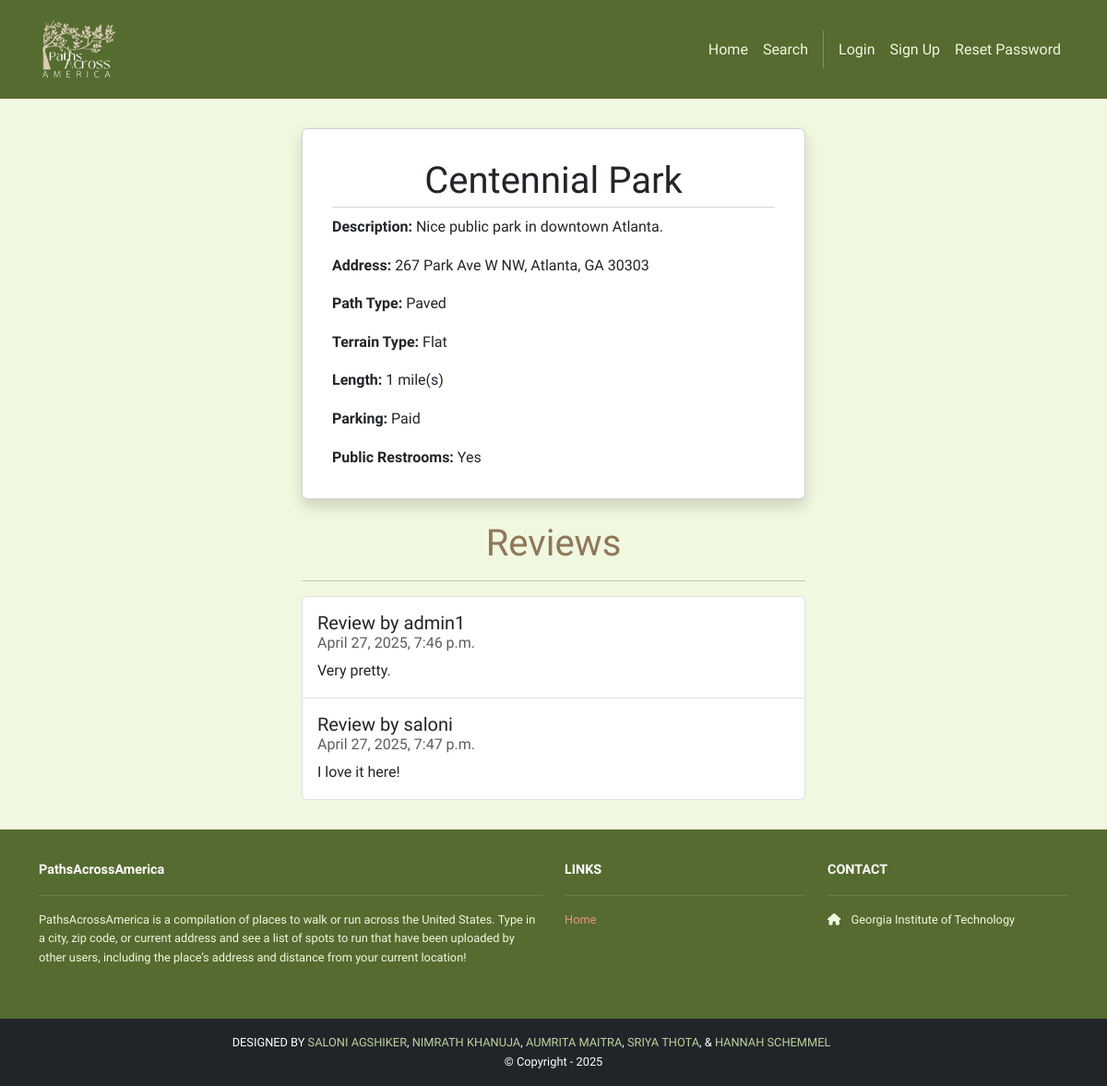
The app's page /running_places/1/ with its own data.
### running_places/models.py (models this page shows, shortened)
class RunningPlace(models.Model):
    id = models.AutoField(primary_key=True)
    name = models.CharField(max_length=255)
    address = models.CharField(max_length=255)
    description = models.TextField()
    path_type = models.CharField(max_length=2, choices=PATH_TYPE_CHOICES.items(), default="Gravel")
    terrain_type = models.CharField(max_length=2, choices=TERRAIN_TYPE_CHOICES.items(), default="Flat")
    length = models.IntegerField()
    parking = models.CharField(max_length=2, choices=PARKING_CHOICES.items(), default="Free")
    restroom = models.CharField(max_length=2, choices=RESTROOM_CHOICES.items(), default="Yes")
    longitude = models.DecimalField(max_digits=9, decimal_places=6)
    latitude = models.DecimalField(max_digits=9, decimal_places=6)

class Review(models.Model):
    id = models.AutoField(primary_key=True)
    comment = models.CharField(max_length=255)
    date = models.DateTimeField(auto_now_add=True)
    running_place = models.ForeignKey(RunningPlace, on_delete=models.CASCADE)
    user = models.ForeignKey(User, on_delete=models.CASCADE)

### running_places/views.py (the view)
# urls.py: path('<int:id>/', views.show, name='running_places.show'),
def show(request, id):
    place = get_object_or_404(RunningPlace, id=id)
    reviews = Review.objects.filter(running_place=place)
    template_data = {}
    template_data['title'] = place.name
    template_data['running_place'] = place
    template_data['reviews'] = reviews
    context = {
        "path_display": PATH_TYPE_CHOICES.get(place.path_type),
        "terrain_display": TERRAIN_TYPE_CHOICES.get(place.terrain_type),
        "parking_display": PARKING_CHOICES.get(place.parking),
        "restroom_display": RESTROOM_CHOICES.get(place.restroom),
    }
    return render(request, 'running_places/show.html', {
        'template_data': template_data, 'context': context
    })

### running_places/templates/running_places/show.html (shortened to what this page needs)
{% extends 'base.html' %}
{% block content %}
{% load static %}
<div class="p-3">
  <div class="container">
    <div class="row mt-3">
      <div class="col-md-6 mx-auto mb-3">
        <div class="card shadow p-3 mb-4 rounded">
          <div class="card-body">
            <h2 class="card-title">{{ template_data.running_place.name }}</h2>
            <hr class="card-subtitle mb-2 text-muted" />
            <p class="card-text"><b>Description:</b> {{template_data.running_place.description}}</p>
            <p class="card-text"><b>Address:</b> {{template_data.running_place.address}}</p>
            <p class="card-text"><b>Path Type:</b> {{ context.path_display }}</p>
            <p class="card-text"><b>Terrain Type:</b> {{ context.terrain_display }}</p>
            <p class="card-text"><b>Length:</b> {{template_data.running_place.length}} mile(s)</p>
            <p class="card-text"><b>Parking:</b> {{ context.parking_display }}</p>
            <p class="card-text"><b>Public Restrooms:</b> {{ context.restroom_display }}</p>
          </div>
        </div>
        <h2>Reviews</h2>
        <hr />
        <ul class="list-group">
          {% for review in template_data.reviews %}
          <li class="list-group-item pb-3 pt-3">
            <h5 class="card-title">
              Review by {{ review.user.username }}
            </h5>
            <h6 class="card-subtitle mb-2 text-muted">
              {{ review.date }}
            </h6>
            <p class="card-text">{{ review.comment }}</p>
          </li>
          {% endfor %}
        </ul>
      </div>
    </div>
  </div>
</div>
{% endblock content %}

### pathsacrossamerica/static/css/style.css (style rules this page uses)
body { font-family: 'Nunito', sans-serif; background-color: #F0F8E0; color: #3d3d3d; margin: 0; padding: 0; line-height: 1.6; }
h1, h2, h3, h4, h5, h6 { font-family: 'Gentium Plus', serif; color: #8F7859; }
h2 { font-family: 'Gentium Plus', serif; color: #8F7859; font-size: 2.5em; margin-bottom: 1rem; text-align: center; }

### records on screen
RunningPlace: running_place.name "Centennial Park", running_place.description "Nice public park in downtown Atlanta.", running_place.address "267 Park Ave W NW, Atlanta, GA 30303", running_place.length "1"
Review: user.username "admin1", date "April 27, 2025, 7:46 p.m.", comment "Very pretty."
Review: user.username "saloni", date "April 27, 2025, 7:47 p.m.", comment "I love it here!"

### other values on screen
{{ context.path_display }} "Paved"
{{ context.terrain_display }} "Flat"
{{ context.parking_display }} "Paid"
{{ context.restroom_display }} "Yes"
